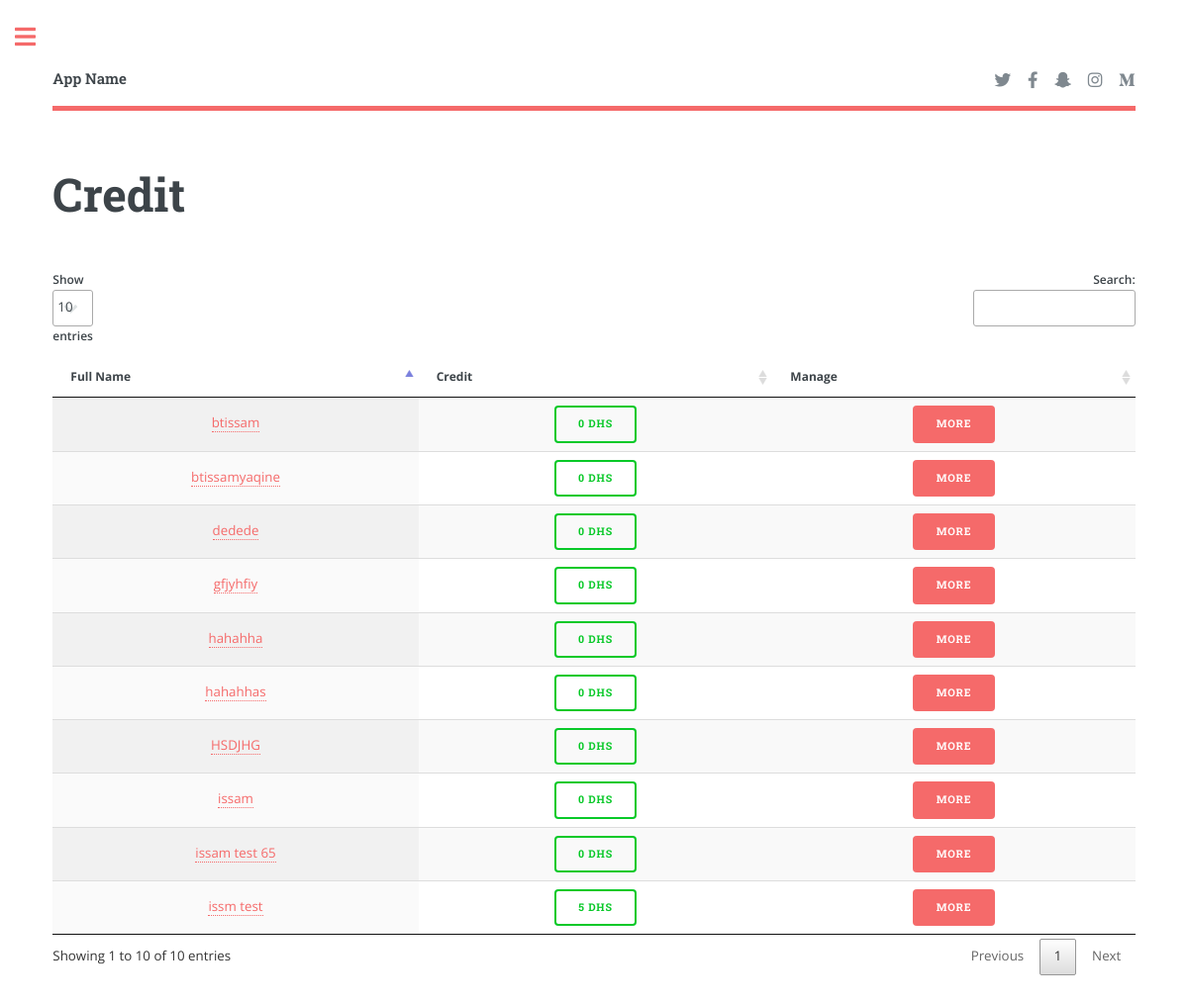
The app's page /app/credit_list.php, older data.
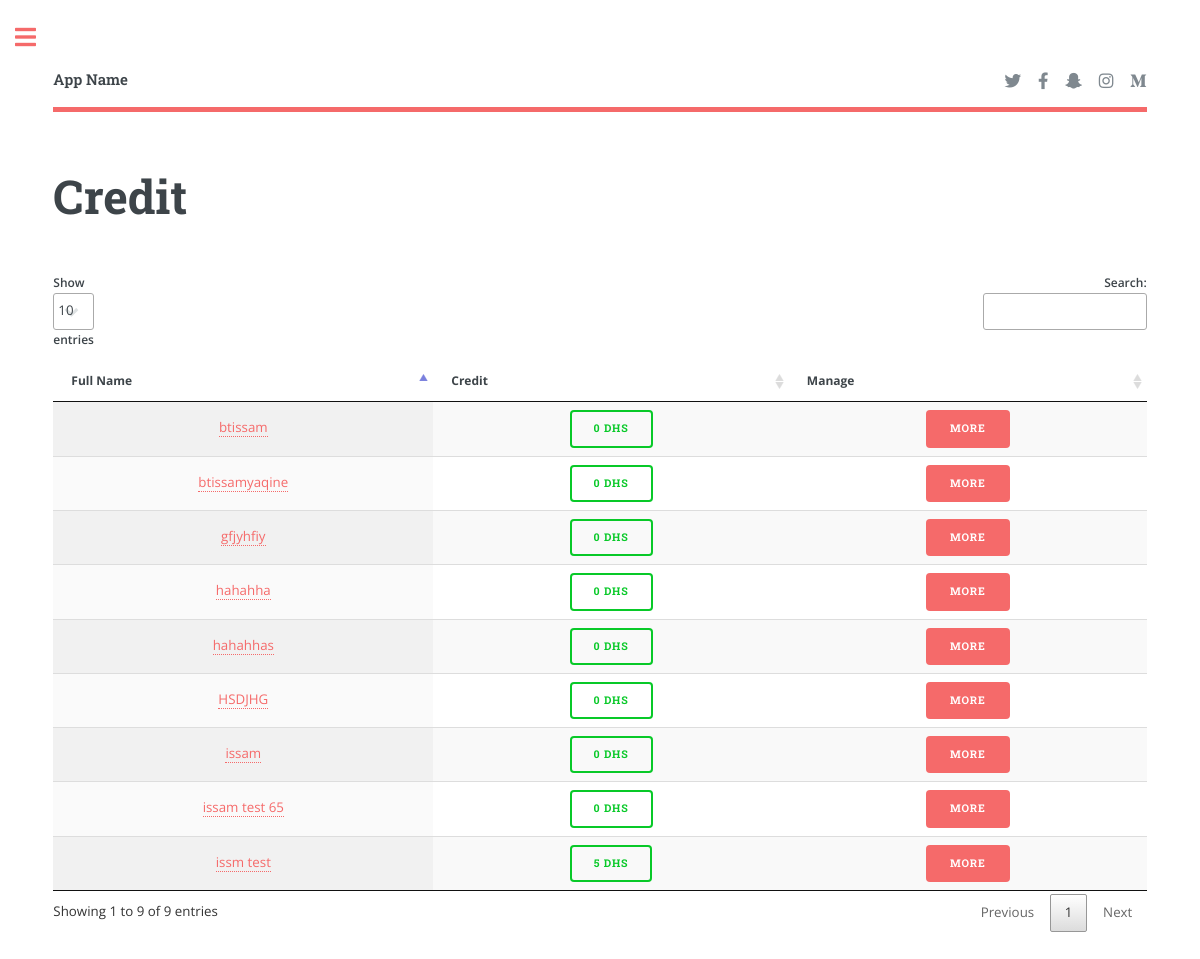
The same page, newer data.
### tables this page shows
CREATE TABLE `client` (
  `id_client` int(11) NOT NULL,
  `full_name` varchar(255) NOT NULL,
  `class` varchar(255) NOT NULL,
  `group` varchar(255) NOT NULL,
  `gender` text NOT NULL,
  `tele` int(255) NOT NULL,
  `email` varchar(320) NOT NULL,
  `facebook` varchar(255) NOT NULL,
  `date_naissance` datetime NOT NULL,
  `business_adress` varchar(320) NOT NULL,
  `home_adress` varchar(320) NOT NULL,
  `remarque` varchar(1000) NOT NULL
);

### app/credit_list.php (the view, shortened to what this page needs)
<?php
include("./includes/header.php");
include("../config/connection.php");
?>
<section>
	<header class="main">
		<h1>Credit</h1>
	</header>
	<div class="row gtr-200">
		<div class="col-12 col-12-medium">
			<div class="table-wrapper">
				<table id="table_id" class="display">
					<thead>
						<tr>
							<th>Full Name</th>
							<th>Credit</th>
							<th>Manage</th>
						</tr>
					</thead>
					<tbody>
						<?php
$q1 = "SELECT * FROM `client`";
$q1 = $db->query($q1);
$q1->execute();
$c1 = $q1->rowCount();
$r1 = $q1->fetchAll(PDO::FETCH_ASSOC);
$i = 0;
while ($i < $c1) {
	$q2 = "SELECT `id_client`, SUM(`credit`) as total_credit FROM `credit` WHERE `id_client` = ".$r1[$i]["id_client"]."";
	$q2 = $db->query($q2);
	$q2->execute();
	$r2 = $q2->fetch(PDO::FETCH_ASSOC);
	is_null($r2["total_credit"]) ? $credit = 0 : $credit = $r2["total_credit"];
	$credit < 0 ? $credit_color = "button" : $credit_color = "green";
	echo "
		<tr>
			<td><center><a href='client_details.php?id=".$r1[$i]["id_client"]."'>".$r1[$i]["full_name"]."</a></center></td>
			<td><center><a href='#' class=".$credit_color.">".$credit." Dhs</a></center></td>
			<td><center><a href='credit_details.php?id_client=".$r1[$i]["id_client"]."&full_name=".$r1[$i]["full_name"]."' class='button primary'>More</a></center></td>
		</tr>
			";
	$i++;
}
						?>
					</tbody>
				</table>
			</div>
		</div>
	</div>
</section>
<?php include("./includes/sidebar.php"); ?>

Row changes from the older to the newer data that the page shows:
removed client: full_name "dedede", credit "0"
Text that changed along with them:
text written by a page script: "Show entries Search: Showing 1 to 10 of 10 entries Previous 1 Next" → "Show entries Search: Showing 1 to 9 of 9 entries Previous 1 Next"
